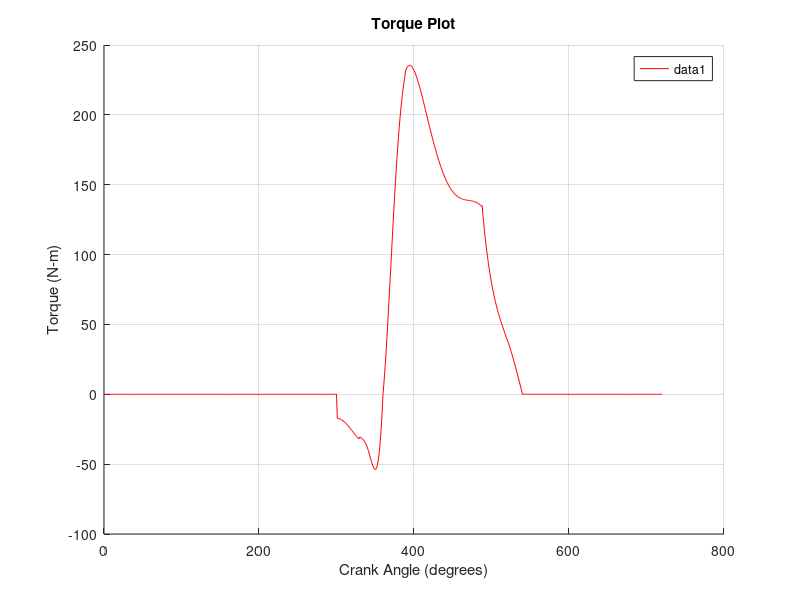
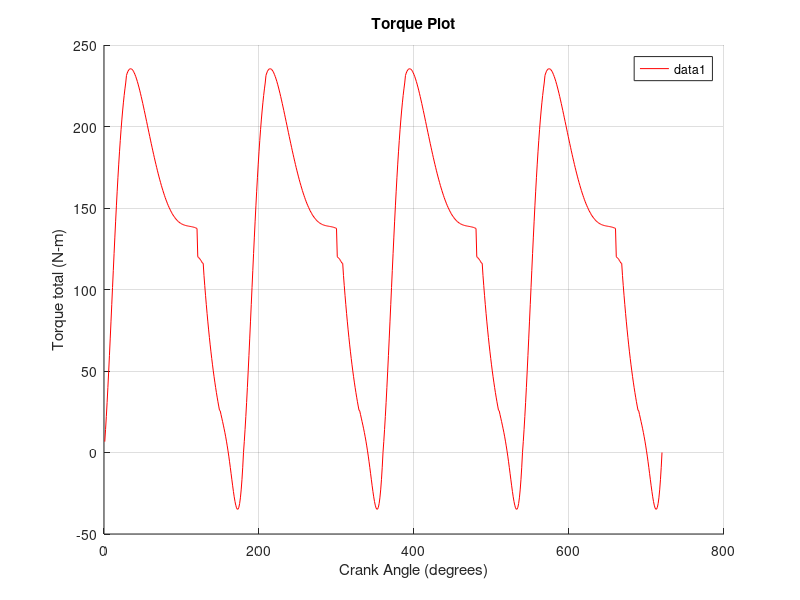

MATLAB code for these plots, in order:
clc;
load('part2.mat')
load('part1.mat')

T0 = zeros(1, length(crank_angle));

for i=1:length(crank_angle)
    % Define matrix A (coefficient matrix)
    A = [
        0, 0, 0, 0, 1, 0, 1, 0;
        0, 0, 0, 0, 0, 1, 0, 0;
        0, 0, 1, 0, -1, 0, 0, 0;
        0, 0, 0, 1, 0, -1, 0, 0;
        0, 0, AG3*cosd(coupler_angle0(i)), AG3*sind(coupler_angle0(i)), BG3*cosd(coupler_angle0(i)), BG3*sind(coupler_angle0(i)), 0, 0;
        1, 0, -1, 0, 0, 0, 0, 0;
        0, 1, 0, -1, 0, 0, 0, 0;
        0, 0, crank_length*cosd(crank_angle(i)), crank_length*sind(crank_angle(i)), 0, 0, 0, 1;
    ];

    % Define the right-hand side vector (b)
    b = [ 
        0;
        m4 * a4y(i) + Fg(i) - F_atm + m4 * g;
        m3 * a3x(i);
        m3 * a3y(i) + m3 * g;
        J3 * alpha3(i);
        m2 * a2x(i);
        m2 * a2y(i) + m2 * g;
        -(m2 * g) * crank_length * sind(crank_angle(i))
    ];

    % Solve the matrix equation A * x = b using matrix division
    x_values = A \ b;
    
    % Extract and display only T0 (the last unknown)
    T0(i) = x_values(end);
end

T0 = -T0;
T0(1:300) =  0;
T0(540:720) = 0;
T1 = circshift(T0, 180);
T2 = circshift(T0, 360);
T3 = circshift(T0, 540);

T_total = T0 + T1 + T2 + T3;

% Plot the torque for a single cylinder and the total torque
figure;
hold on;
plot(crank_angle, T0, 'r');
% plot(crank_angle, T1, 'r');
% plot(crank_angle, T2, 'r');
% plot(crank_angle, T3, 'r');
xlabel('Crank Angle (degrees)');
ylabel('Torque (N-m)');
legend show;
title('Torque Plot');
grid on;

figure;
hold on;
plot(crank_angle, T_total, 'r');
xlabel('Crank Angle (degrees)');
ylabel('Torque total (N-m)');
legend show;
title('Torque Plot');
grid on;
disp('doneee')
